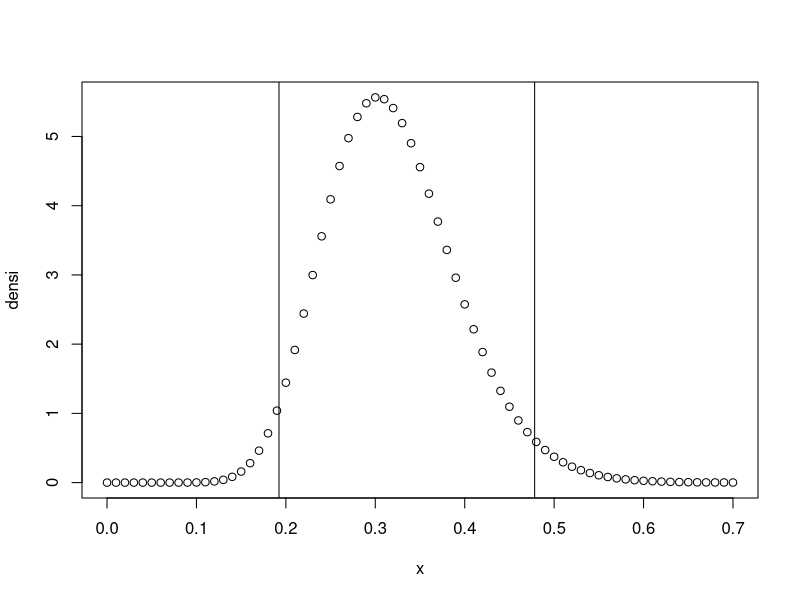
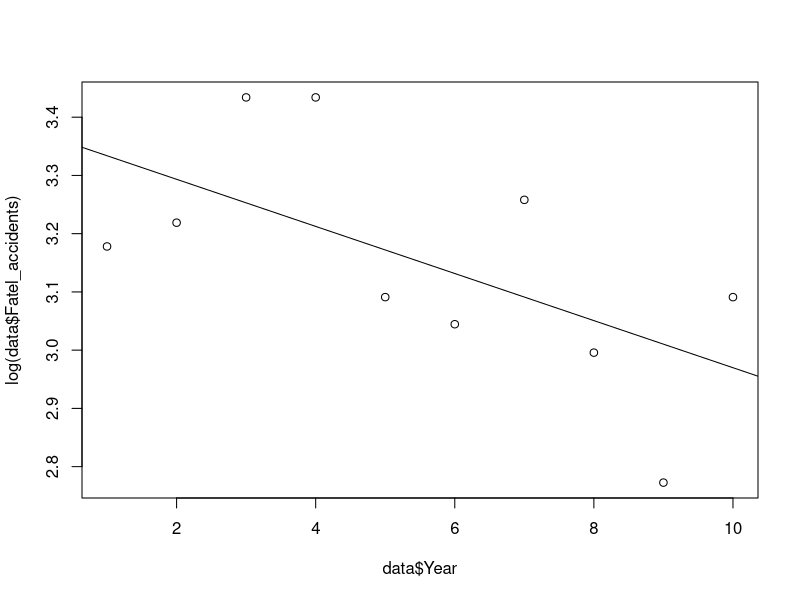
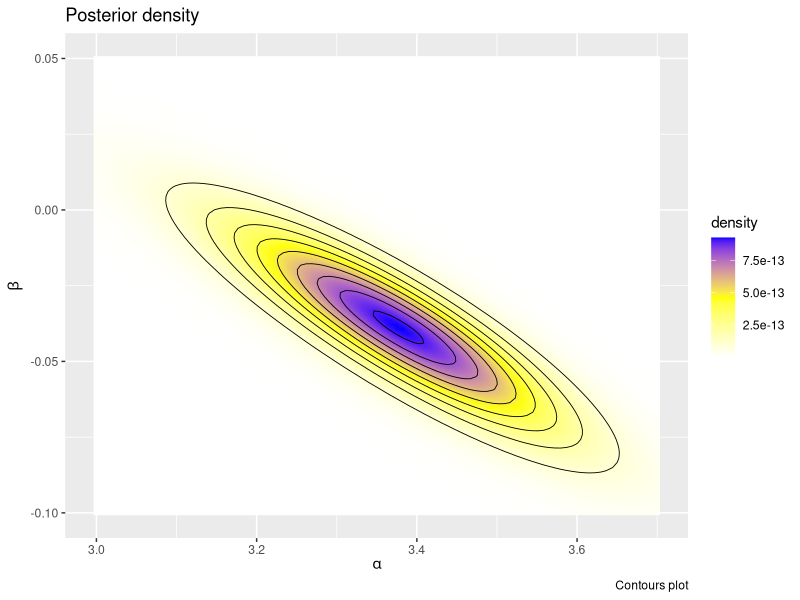
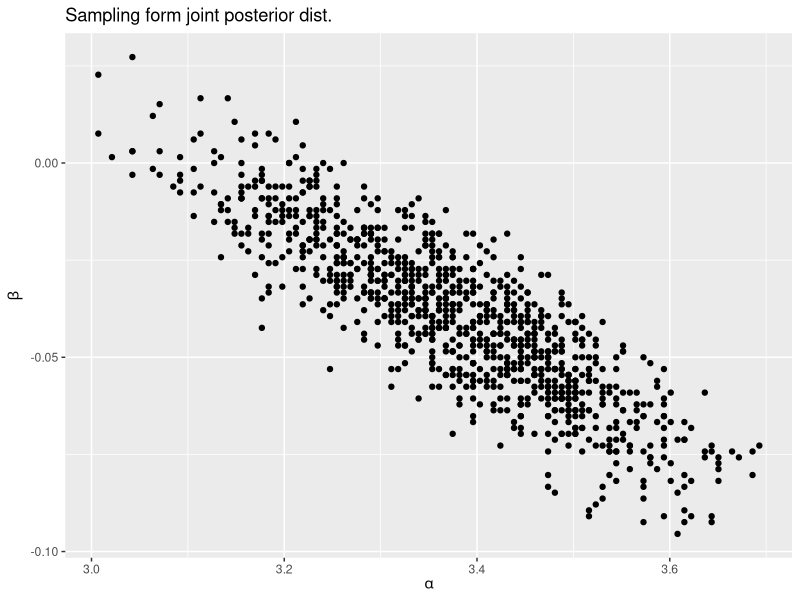
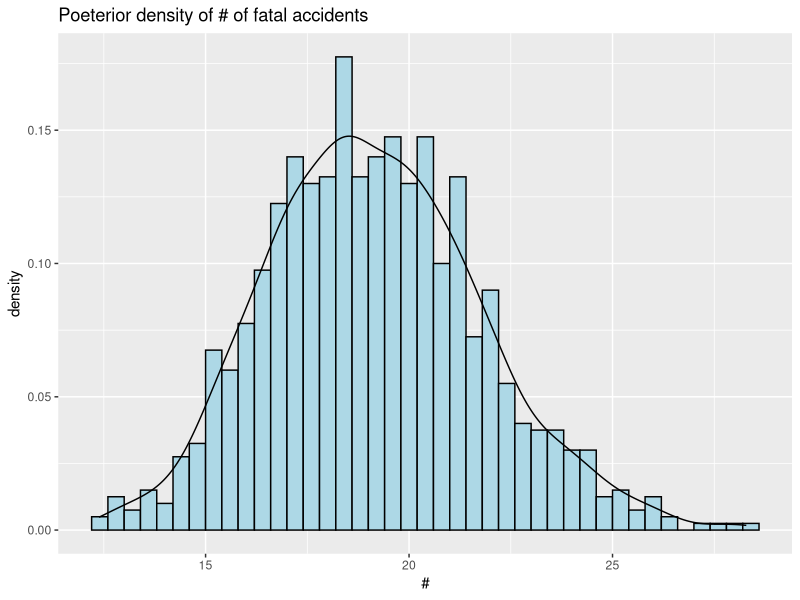
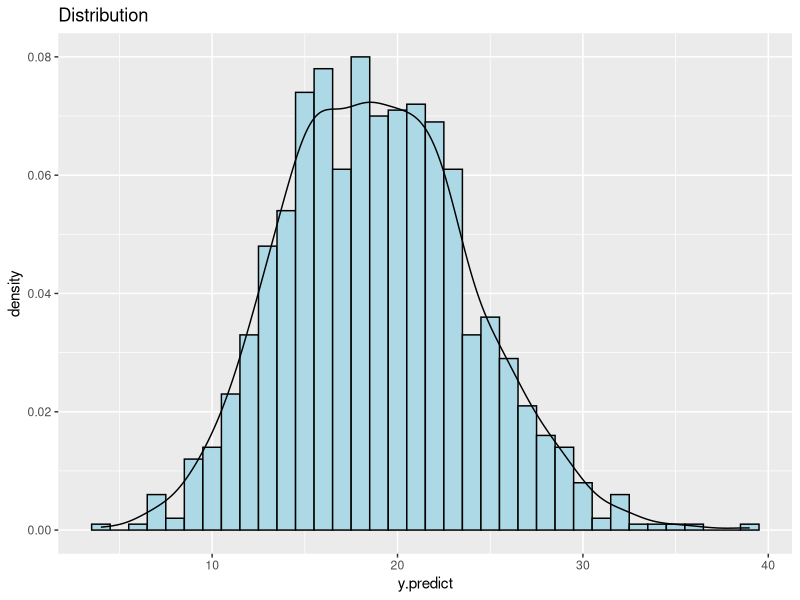

Reproduce these figures in R, in order.
library(ggplot2)
library(magrittr)
library(kableExtra)
library(gridExtra)

#2.e.----------------------------------------------------
alpha = 9; beta = 50
n = 10
y = c(0.25,0.50,0.62,0.92,0.98,1.00,1.07,1.10,1.20,1.48)

#Confidence interval
LB = qgamma(0.025,shape = n+alpha,rate = sum(y^2)+beta)
UB = qgamma(0.975,shape = n+alpha,rate = sum(y^2)+beta)

poster.mean = (n+alpha)/(sum(y^2)+beta)
poster.var = (n+alpha)/(sum(y^2)+beta)^2
poster.ci = sprintf("(%.3f, %.3f)", LB, UB)
poster.table = matrix(c(poster.mean,poster.var,poster.ci))
rownames(poster.table) = c("Post.mean", "Post.var", "95% CI")
colnames(poster.table) = "Value"
poster.table

x = seq(0,0.7,by = 0.01)
densi = as.numeric()
for (i in 1:length(x)){
  densi[i] = dgamma(x[i],shape = n + alpha,rate = sum(y^2) + beta)
}

#plot
plot(x,densi)
abline(v = LB)
abline(v = UB)





  #3.----------------------------------------------------
Fatel_accidents = c(24,25,31,31,22,21,26,20,16,22)
Passenger_deaths = c(734,516,754,877,814, 362,764,809,223,1066)
Death_rate = c(0.19,0.12,0.15,0.16,0.14,0.06,0.13,0.13,0.03,0.15)
data = data.frame(Year = seq(1976,1985)-1975,Fatel_accidents,Passenger_deaths,Death_rate)
  #e.--------------------------------------------------------
lme = lm(log(Fatel_accidents) ~ Year,data = data)
plot(data$Year, log(data$Fatel_accidents) )
abline(lme)
  #f.--------------------------------------------------------
n = 10
m = 100
# posterior dist.
posterior = function(alpha,beta){
  y = data$Fatel_accidents
  x = data$Year
  lambda = exp(alpha + (beta * x))
  value = sum(( (y * log(lambda))
                - lambda - log(factorial(y))))
  value = exp(value)
  return(value)
}

alpha.seq = seq(3, 3.7, length.out = m)
beta.seq = seq(-0.10, 0.05, length.out = m)
jpdensi = data.frame(alpha = rep(alpha.seq,each = m),
                     beta = rep(beta.seq,times = m))
jpdensi$density =apply(jpdensi,1,
                       FUN = function(x){posterior(alpha = x[1], beta = x[2])})
# plot
poster_contour = ggplot(data = jpdensi,aes(x = alpha, y = beta)) +
  geom_raster(aes(fill = density), interpolate = TRUE) +
  geom_contour(aes(z = density), colour = "black", size = 0.3) +
  scale_fill_gradientn(colours = c("white", "yellow", "blue")) +
  labs(title = "Posterior density",
       x = expression(alpha), y = expression(beta),
       caption = "Contours plot")
poster_contour
  #f.cont.--------------------------------------------------------------------
#Sampling from posterior dist.
nsample = 1000 # sampling number
index = sample(1:m^2,
               size = nsample, replace = TRUE,
               prob = jpdensi$density)
# plot joint dist
joint.dist = ggplot(data = jpdensi[index, ],
                    aes(x = alpha, y = beta)) +
  geom_point() +
  labs(x = expression(alpha), y = expression(beta),
       title = "Sampling form joint posterior dist.")
joint.dist
  #g.--------------------------------------------------------
dpredict = exp((jpdensi[index,1]+(11*jpdensi[index,2])))
# plot
plotdpredict = ggplot(data = NULL, aes(x = dpredict)) +
  geom_histogram(aes(y = ..density..),binwidth = 0.4,fill = 'light blue', color = 'black') +
  geom_density(aes(y = ..density..)) +
  labs(x = '#', title = "Poeterior density of # of fatal accidents")
plotdpredict
  #h.--------------------------------------------------------
y.predict = as.numeric()
for (i in 1:1000) {y.predict[i] = rpois(1,lambda = dpredict[i])}

#Confidence Interval
y.info.table = quantile(y.predict, probs = c(0.025, 0.975), names = FALSE)
y.info.table = data.frame(y.info.table,row.names = c("95%_LCI", "95%_UCI"))
colnames(y.info.table) = "Value"
#plot
plotypredict = ggplot(data = NULL, aes(x = y.predict)) +
  geom_histogram(aes(y = ..density..),
                 binwidth = 1,
                 fill = 'light blue', color = 'black') +
  geom_density()+labs(title = bquote("Distribution"))
plotypredict
